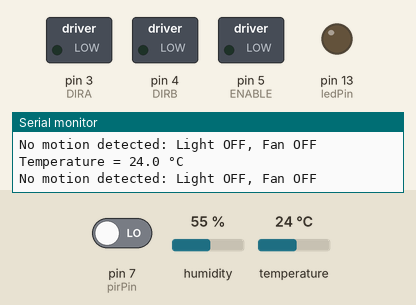
Recording of a sketch running on a simulated Arduino Uno, built with avr-gcc and run on an emulated ATmega328P. Parts: switched loads named in the sketch (green lamp = pin HIGH), output pins drawn as LEDs (lit = HIGH), the last lines printed to the serial monitor. The inputs (shaded band) are chosen by the test bench; at power-on: pin 7 (pirPin) LOW, temperature 24 °C, humidity 55 %.

Above: at 6.8 s.
6.9 s: pin 7 (pirPin) driven HIGH
At 9.9 s:
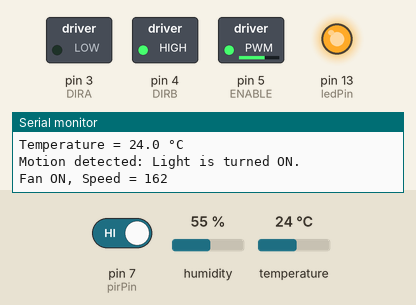
10.8 s: temperature set to 12 °C
At 12.4 s:
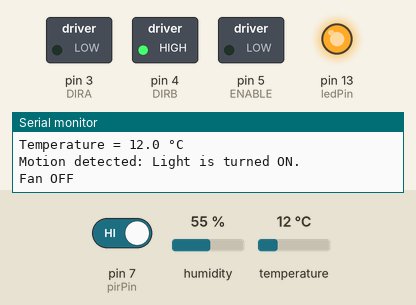
14.7 s: temperature set to 19.8 °C
18.6 s: temperature set to 20.8 °C
At 21.7 s:
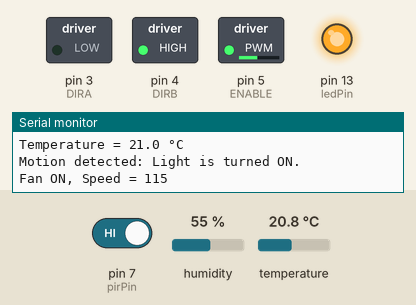
22.5 s: pin 7 (pirPin) driven LOW
At 25.2 s:
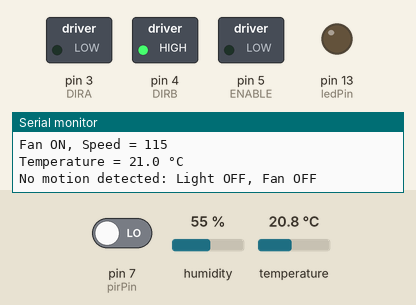
Timing chart, 0 to 26.7 s (numbered marks = the images above; inputs shaded):
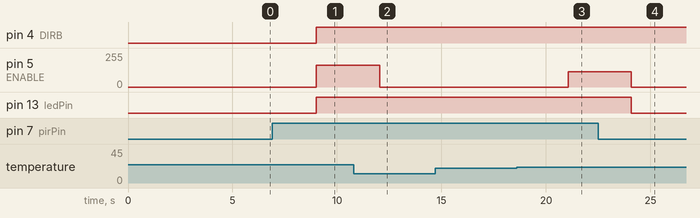

The sketch:

project_code.ino
```cpp
#include <dht_nonblocking.h> // Library for temperature sensor
#define DHT_TYPE DHT_TYPE_11 // Type of the temperature sensor.

#define ledPin 13     // LED output
#define pirPin 7      // Input PIR motion detector
#define ENABLE 5      // Enable pin for motor driver (PWM)
#define DIRA 3        // Direction pin A for motor driver
#define DIRB 4        // Direction pin B for motor driver
#define TEMP_THRESHOLD 20 // Temperature threshold
#define DHT_PIN 2     // Sensor pin for the temperature sensor

DHT_nonblocking dht_sensor(DHT_PIN, DHT_TYPE); // Initialize DHT sensor

void setup() {
  Serial.begin(9600);          // Initialize serial communication
  pinMode(ledPin, OUTPUT);     // Set LED as output
  pinMode(pirPin, INPUT);      // Set PIR as input
  pinMode(ENABLE, OUTPUT);     // Set motor driver enable as output
  pinMode(DIRA, OUTPUT);       // Set motor direction A as output
  pinMode(DIRB, OUTPUT);       // Set motor direction B as output

  Serial.println("System started.");
}

void loop() {
  int motionDetected = digitalRead(pirPin); // Read motion detector
  float temperature;

  // Measure and print the current temperature
  dht_sensor.measure(&temperature, nullptr);
  Serial.print("Temperature = ");
  Serial.print(temperature, 1);
  Serial.println(" °C");

  if (motionDetected == HIGH) { // If motion detected
    digitalWrite(ledPin, HIGH); // Turn on the light
    Serial.println("Motion detected: Light is turned ON.");

    if (temperature > TEMP_THRESHOLD) { // Check if temp above threshold
      int tempDifference = temperature - TEMP_THRESHOLD;
      int speed = map(tempDifference, 0, 10, 100, 255); // Scale speed based on temperature difference
      speed = constrain(speed, 100, 255); // Ensure speed is within valid range
      analogWrite(ENABLE, speed); // Set fan speed
      digitalWrite(DIRA, LOW);
      digitalWrite(DIRB, HIGH);
      Serial.print("Fan ON, Speed = ");
      Serial.println(speed);
    } else {
      digitalWrite(ENABLE, LOW);  // Turn off the fan if below threshold
      Serial.println("Fan OFF");
    }

  } else { // If no motion detected
    digitalWrite(ledPin, LOW);   // Turn off the light
    digitalWrite(ENABLE, LOW);   // Turn off the fan
    Serial.println("No motion detected: Light OFF, Fan OFF");
  }

  delay(3000); // Some delay between each loop
}

 
```

Measured:
- the behaviour switches between 20.4 and 20.5 °C on temperature (found by bisection; images 2 and 3)
- after the input at 6.9 s, pin 4 (DIRB), pin 13 (ledPin): LOW → HIGH after 2.1 s; pin 5 (ENABLE): 0/255 → 162/255 after 2.1 s
- after the input at 10.8 s, pin 5 (ENABLE): 162/255 → 0/255 after 1.2 s
- after the input at 18.6 s, pin 5 (ENABLE): 0/255 → 115/255 after 2.5 s
- after the input at 22.5 s, pin 5 (ENABLE): 115/255 → 0/255 after 1.6 s; pin 13 (ledPin): HIGH → LOW after 1.6 s
